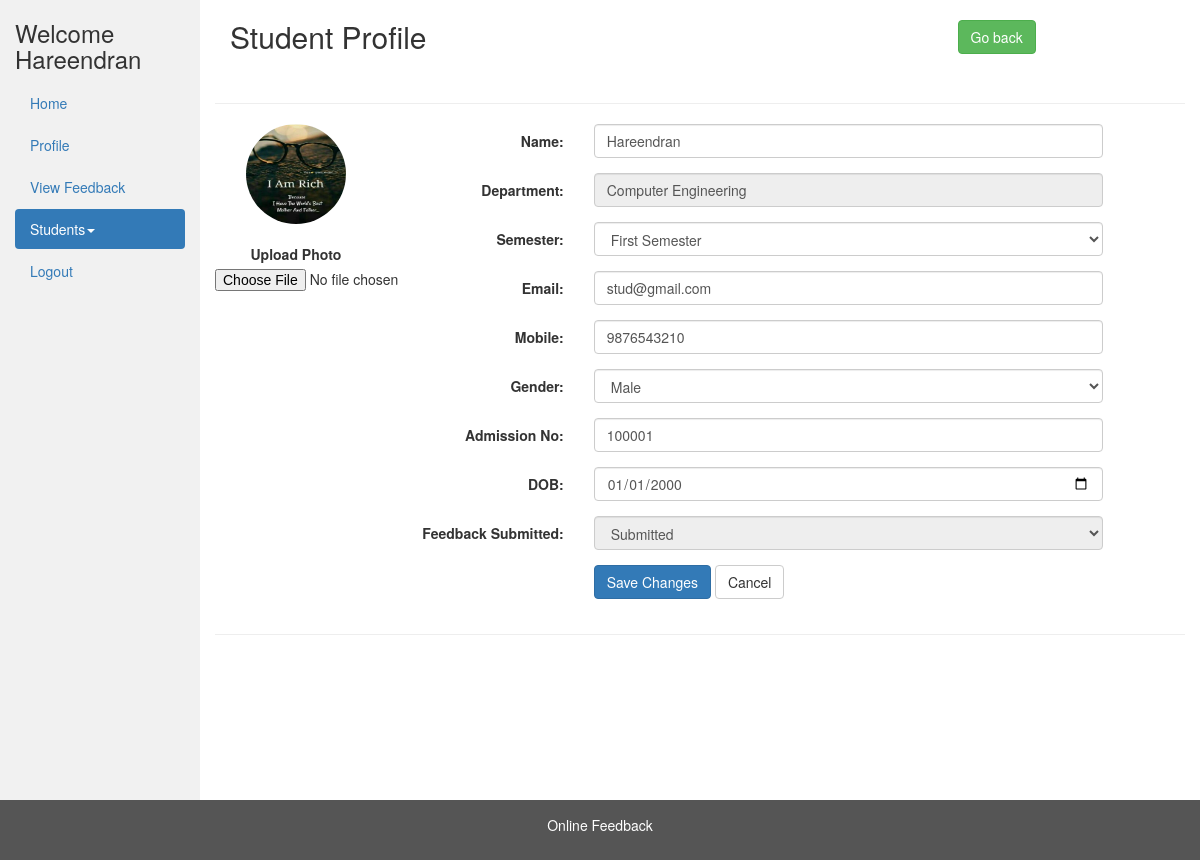
Page /faculty/view_student_profile.php?student_id=1 (signed in) on the earlier database version.
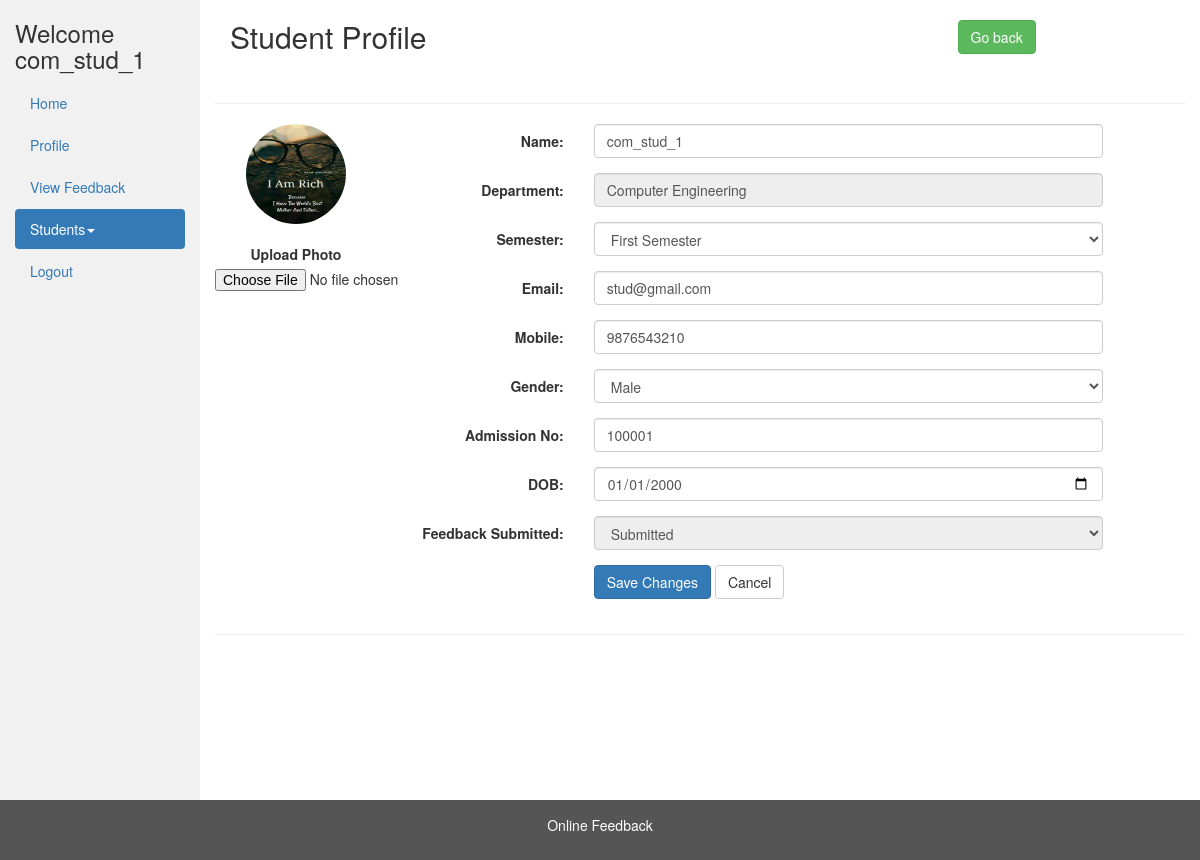
Same page on the later database version.
### tables this page shows
CREATE TABLE IF NOT EXISTS `student` (
  `id` int(11) NOT NULL AUTO_INCREMENT,
  `name` char(40) NOT NULL,
  `gender` int(11) NOT NULL,
  `email` varchar(40) NOT NULL,
  `mobile` bigint(11) NOT NULL,
  `department_id` int(11) NOT NULL,
  `semester_id` int(10) NOT NULL,
  `image` varchar(50) NOT NULL DEFAULT '../img/no_image.jpg',
  `dob` date NOT NULL,
  `regid` int(11) NOT NULL,
  `feedback_submitted` int(11) NOT NULL DEFAULT 0,
  PRIMARY KEY (`id`),
  UNIQUE KEY `regid` (`regid`)
);

CREATE TABLE IF NOT EXISTS `semester` (
  `id` int(11) NOT NULL,
  `name` varchar(250) NOT NULL,
  PRIMARY KEY (`id`)
);

### faculty/view_student_profile.php (the view, shortened to what the changed rows need)
<?php
include_once '../database/dbconfig.php';
$student_id = $_GET['student_id'];
$sql = "SELECT * FROM `student` WHERE `id` = " . $student_id;
$result_query = mysqli_query($conn, $sql);
$row = mysqli_fetch_array($result_query);
$name = $row['name'];
$semester_id = $row['semester_id'];
$email = $row['email'];
$mobile = $row['mobile'];
$gender = $row['gender'];
$regid = $row['regid'];
$dob = $row['dob'];
$image = $row['image'];
$feedback_submitted = $row['feedback_submitted'];
?>
    <!DOCTYPE html>
    <html lang="en">
    <head>
        <link rel="stylesheet" href="../css/bootstrap-3.4.1.min.css">
    </head>
    <body>
        <div class="container-fluid">
            <div class="row content">
                <div class="col-sm-2 sidenav">
                    <h3>
                        Welcome
                        <?php echo ($_SESSION['login_user']); ?>
                    </h3>
                    <ul class="nav nav-pills nav-stacked">
                        <li><a href="faculty_dashboard.php">Home</a></li>
                        <li><a href="faculty_profile.php">Profile</a></li>
                        <li><a href="view_feedback.php">View Feedback</a></li>
                        <li class="active">
                        </li>
                        <li><a href="../logout.php">Logout</a></li>
                    </ul>
                    <br />
                </div>
                <div class="col-sm-10">
                  <div class="container-fluid">
                  <div class="row">
                                <div class="col-md-9">
                                    <h2>Student Profile</h2>
                                </div><br />
                            </div>
                        </div>
                        <br />
                        <div class="row">
                          <div class="container-fluid">
                            <form class="form-horizontal" method="post" action="student_profile_update.php" enctype="multipart/form-data">
                                <div class="col-md-2">
                                    <div class="text-center">
                                        <img src=<?php echo $image ?> class="avatar img-circle" alt="avatar" style="height: 100px; width: 100px;">
                                        <br />
                                        <br />
                                        <div class="form-group">
                                            <label>Upload Photo</label>
                                            <input type="file" name="image">
                                        </div>
                                    </div>
                                </div>
                                <div class="col-md-10 personal-info">
                                        <div class="form-group">
                                            <div class="col-lg-8">
                                                <input name="name" class="form-control" required="required" type="text" value="<?php echo $name ?>">
                                            </div>
                                        </div>
                                      <div class="form-group">
                                        <div class="col-lg-8">
                                          <select name="semester_id" class="form-control" required="required">
                                          <?php
                                            $sql = "select * from semester";
                                            $result = mysqli_query($conn, $sql);
                                            while($row = mysqli_fetch_array($result)) {
                                          ?>
                                                  <option <?php if($semester_id == $row['id']) echo "selected" ?>  value="<?php echo $row['id'] ?>"><?php echo $row['name'] ?> </option>
                                                  <?php
                                            }
                                          ?>
                                          </select>
                                        </div>
                                      </div>
                                        <div class="form-group">
                                            <div class="col-lg-8">
                                                <input name="email" class="form-control" required="required" type="email" value="<?php echo $email ?>">
                                            </div>
                                        </div>
                                        <div class="form-group">
                                            <div class="col-lg-8">
                                                <input name="mobile" class="form-control" required="required" type="text" minlength="10" maxlength="10" onkeypress="return isNumber(event)" value="<?php echo $mobile ?>">
                                            </div>
                                        </div>
                                        <div class="form-group">
                                            <div class="col-lg-8">
                                                <select name="gender" class="form-control" required="required">
                                                <option value="1" <?php if ($gender == 1) echo "selected"; ?>>Male</option>
                                                </select>
                                            </div>
                                        </div>
                                        <div class="form-group">
                                            <div class="col-md-8">
                                                <input name="regid" class="form-control" required="required" minlength="6" maxlength="6" onkeypress="return isNumber(event)" type="text" value="<?php echo $regid ?>">
                                            </div>
                                        </div>
                                        <div class="form-group">
                                            <div class="col-md-8">
                                                <input name="dob" class="form-control" required="required" type="date" value=<?php echo $dob ?> >
                                            </div>
                                        </div>
                                        <div class="form-group">
                                            <div class="col-lg-8">
                                                <select name="feedback_submitted" class="form-control" readonly required="required">
                                                <option value="1" <?php if ($feedback_submitted == 1) echo "selected"; ?>>Submitted</option>
                                                </select>
                                            </div>
                                        </div>
                            </form>
                            </div>
                        </div>
                    </div>
                </div>
            </div>
    </body>
    </html>

Differences in the rows shown:
changed student "stud@gmail.com": name "Hareendran" → "com_stud_1"
Other differences:
$_SESSION['login_user']: "Hareendran" → "com_stud_1"
